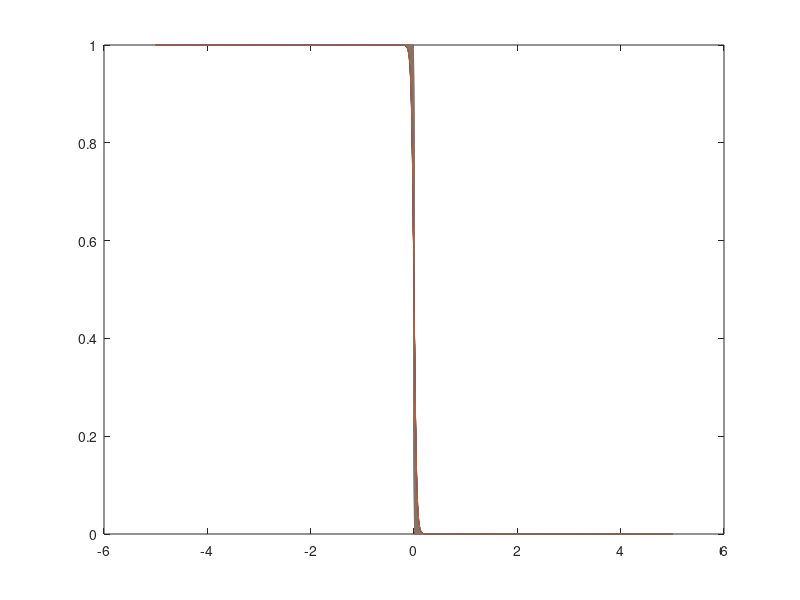

MATLAB code to generate this figure:
clear all;
close all;

% ----------------------------------------------------------------
% Q3
clear all;
q = 1.6e-19;  % Electron charge coulombs
kB = 1.380e-23;  % Boltzmann's constant
NE = 500;
Ef = 0;
E = linspace(-5,5,NE);  % Plotting range in eV
NT = 100;
T = linspace(1e-9,300,NT);  % Temperature range in Kelvin

f = zeros(NT,NE);
for ii=1:NT
    f(ii,:) = 1./(1+exp((E-Ef)/(kB*T(ii)/q)));  % keep same units for energy
end

plot(E,f);

%break;

% ----------------------------------------------------------------
% Q4
clear all;
Rb_Resistivity = 11.5e-8;   % Ohm*m
Rb_ConductingElectronsPerAtom = 1; 
Rb_NumberOfAtomsPerUnitCell = 2;   % Bcc unit cell
Rb_LatticeLength = 0.5705e-9;  % m
Rb_FermiVelocity = 8.1e7;  % m/s
Rb_ElectronMass = 9.109e-31;  % Kg
e = 1.6e-19;

Rb_Conductivity = 1/Rb_Resistivity;

Rb_ElectronDensity = (Rb_NumberOfAtomsPerUnitCell*Rb_ConductingElectronsPerAtom)/(Rb_LatticeLength^3)

Rb_RelaxationTime = (Rb_Conductivity*Rb_ElectronMass)/(Rb_ElectronDensity*e^2)
Rb_MeanFreePath = Rb_RelaxationTime*Rb_FermiVelocity   % Units of m
Rb_MeanFreePathInTermsOfLatticeConstants = (Rb_MeanFreePath/Rb_LatticeLength)
